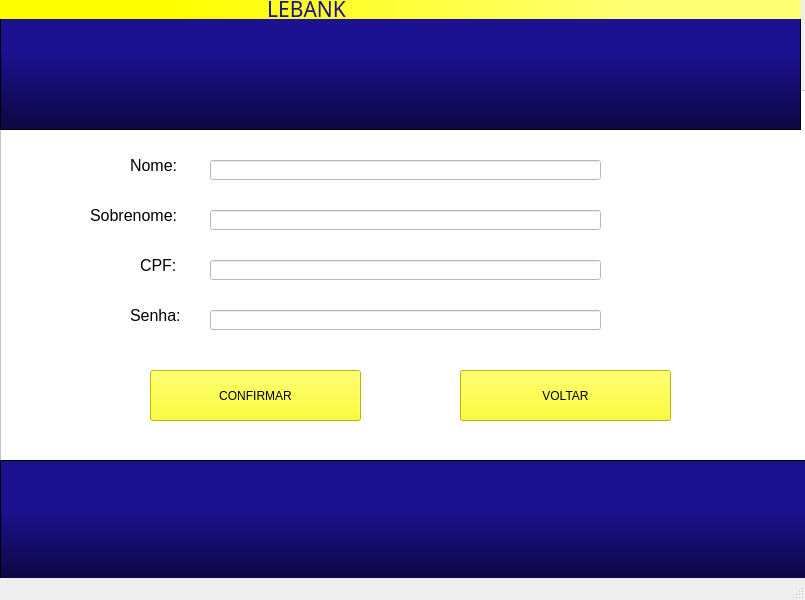
<?xml version="1.0" encoding="UTF-8"?>
<ui version="4.0">
 <class>MainWindow</class>
 <widget class="QMainWindow" name="MainWindow">
  <property name="geometry">
   <rect>
    <x>0</x>
    <y>0</y>
    <width>805</width>
    <height>600</height>
   </rect>
  </property>
  <property name="windowTitle">
   <string>MainWindow</string>
  </property>
  <widget class="QWidget" name="centralwidget">
   <widget class="QFrame" name="frame">
    <property name="geometry">
     <rect>
      <x>0</x>
      <y>-1</y>
      <width>801</width>
      <height>131</height>
     </rect>
    </property>
    <property name="styleSheet">
     <string notr="true">background-color: qlineargradient(spread:pad, x1:0, y1:1, x2:0, y2:0, stop:0.0681818 rgba(14, 8, 73, 255), stop:0.607955 rgba(28, 17, 145, 255));</string>
    </property>
    <property name="frameShape">
     <enum>QFrame::StyledPanel</enum>
    </property>
    <property name="frameShadow">
     <enum>QFrame::Raised</enum>
    </property>
    <widget class="QLabel" name="LEBANK_label">
     <property name="geometry">
      <rect>
       <x>0</x>
       <y>0</y>
       <width>811</width>
       <height>20</height>
      </rect>
     </property>
     <property name="font">
      <font>
       <family>Lucida Calligraphy</family>
       <pointsize>16</pointsize>
      </font>
     </property>
     <property name="focusPolicy">
      <enum>Qt::NoFocus</enum>
     </property>
     <property name="styleSheet">
      <string notr="true">background-color: rgb(255, 255, 0);
color: rgb(28, 17, 145);
background-color: qlineargradient(spread:pad, x1:0, y1:0, x2:1, y2:0, stop:0.210227 rgba(255, 255, 0, 255), stop:0.778409 rgba(255, 255, 117, 255));</string>
     </property>
     <property name="text">
      <string>                                                 LEBANK</string>
     </property>
    </widget>
   </widget>
   <widget class="QFrame" name="frame_2">
    <property name="geometry">
     <rect>
      <x>0</x>
      <y>90</y>
      <width>811</width>
      <height>381</height>
     </rect>
    </property>
    <property name="styleSheet">
     <string notr="true">background-color: rgb(255, 255, 255);</string>
    </property>
    <property name="frameShape">
     <enum>QFrame::StyledPanel</enum>
    </property>
    <property name="frameShadow">
     <enum>QFrame::Raised</enum>
    </property>
    <widget class="QLineEdit" name="nome_line">
     <property name="geometry">
      <rect>
       <x>210</x>
       <y>70</y>
       <width>391</width>
       <height>20</height>
      </rect>
     </property>
    </widget>
    <widget class="QLabel" name="nome_label">
     <property name="geometry">
      <rect>
       <x>130</x>
       <y>60</y>
       <width>51</width>
       <height>31</height>
      </rect>
     </property>
     <property name="font">
      <font>
       <pointsize>12</pointsize>
      </font>
     </property>
     <property name="styleSheet">
      <string notr="true">background-color: rgb(255, 255, 255);</string>
     </property>
     <property name="text">
      <string>Nome:</string>
     </property>
    </widget>
    <widget class="QLabel" name="sobrenome_label">
     <property name="geometry">
      <rect>
       <x>90</x>
       <y>110</y>
       <width>91</width>
       <height>31</height>
      </rect>
     </property>
     <property name="font">
      <font>
       <pointsize>12</pointsize>
      </font>
     </property>
     <property name="styleSheet">
      <string notr="true">background-color: rgb(255, 255, 255);</string>
     </property>
     <property name="text">
      <string>Sobrenome:</string>
     </property>
    </widget>
    <widget class="QLineEdit" name="sobrenome_line">
     <property name="geometry">
      <rect>
       <x>210</x>
       <y>120</y>
       <width>391</width>
       <height>20</height>
      </rect>
     </property>
    </widget>
    <widget class="QLabel" name="cpf_label">
     <property name="geometry">
      <rect>
       <x>140</x>
       <y>160</y>
       <width>41</width>
       <height>31</height>
      </rect>
     </property>
     <property name="font">
      <font>
       <pointsize>12</pointsize>
      </font>
     </property>
     <property name="styleSheet">
      <string notr="true">background-color: rgb(255, 255, 255);</string>
     </property>
     <property name="text">
      <string>CPF:</string>
     </property>
    </widget>
    <widget class="QLineEdit" name="cpf_line">
     <property name="geometry">
      <rect>
       <x>210</x>
       <y>170</y>
       <width>391</width>
       <height>20</height>
      </rect>
     </property>
    </widget>
    <widget class="QPushButton" name="confirmar_botao">
     <property name="geometry">
      <rect>
       <x>150</x>
       <y>280</y>
       <width>211</width>
       <height>51</height>
      </rect>
     </property>
     <property name="styleSheet">
      <string notr="true">background-color: rgb(255, 255, 0);</string>
     </property>
     <property name="text">
      <string>CONFIRMAR</string>
     </property>
    </widget>
    <widget class="QLabel" name="senha_label">
     <property name="geometry">
      <rect>
       <x>130</x>
       <y>210</y>
       <width>51</width>
       <height>31</height>
      </rect>
     </property>
     <property name="font">
      <font>
       <pointsize>12</pointsize>
      </font>
     </property>
     <property name="styleSheet">
      <string notr="true">background-color: rgb(255, 255, 255);</string>
     </property>
     <property name="text">
      <string>Senha:</string>
     </property>
    </widget>
    <widget class="QLineEdit" name="senha_line">
     <property name="geometry">
      <rect>
       <x>210</x>
       <y>220</y>
       <width>391</width>
       <height>20</height>
      </rect>
     </property>
    </widget>
    <widget class="QPushButton" name="voltar_botao">
     <property name="geometry">
      <rect>
       <x>460</x>
       <y>280</y>
       <width>211</width>
       <height>51</height>
      </rect>
     </property>
     <property name="styleSheet">
      <string notr="true">background-color: rgb(255, 255, 0);</string>
     </property>
     <property name="text">
      <string>VOLTAR</string>
     </property>
    </widget>
   </widget>
   <widget class="QFrame" name="frame_3">
    <property name="geometry">
     <rect>
      <x>0</x>
      <y>460</y>
      <width>811</width>
      <height>121</height>
     </rect>
    </property>
    <property name="styleSheet">
     <string notr="true">background-color: qlineargradient(spread:pad, x1:0, y1:1, x2:0, y2:0, stop:0.0681818 rgba(14, 8, 73, 255), stop:0.607955 rgba(28, 17, 145, 255));
</string>
    </property>
    <property name="frameShape">
     <enum>QFrame::StyledPanel</enum>
    </property>
    <property name="frameShadow">
     <enum>QFrame::Raised</enum>
    </property>
   </widget>
   <zorder>frame_2</zorder>
   <zorder>frame_3</zorder>
   <zorder>frame</zorder>
  </widget>
  <widget class="QMenuBar" name="menubar">
   <property name="geometry">
    <rect>
     <x>0</x>
     <y>0</y>
     <width>805</width>
     <height>21</height>
    </rect>
   </property>
  </widget>
  <widget class="QStatusBar" name="statusbar"/>
 </widget>
 <resources/>
 <connections/>
</ui>
